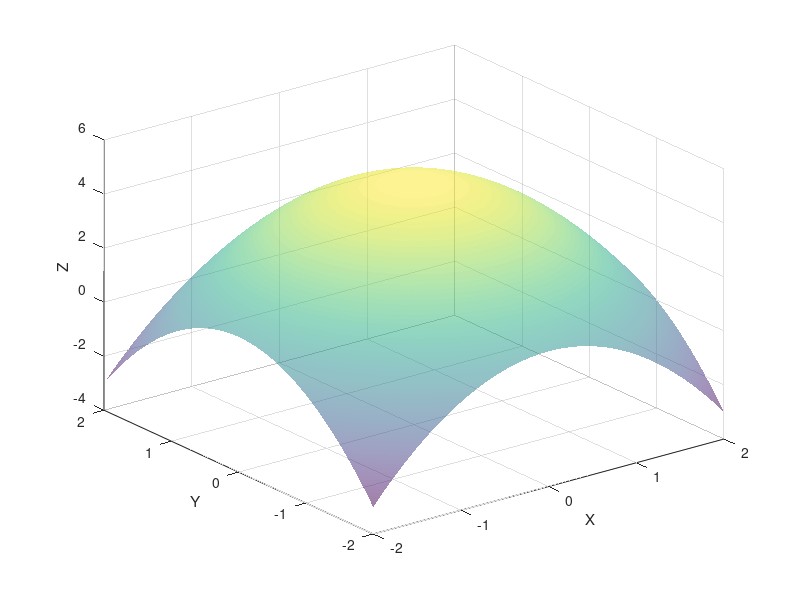

MATLAB code to generate this figure: (Note: this script raises an error after producing the figure.)
%clase 10/5/24
clearvars;
a = 0;
b = 2;
c = 0;
d = 2;
f = @(x,y) 5-(x.^2 + y.^2);

xx = (-2:0.01:2)';
yy = (-2:0.01:2)';
[X,Y] = meshgrid(xx,yy);
Z = f(X,Y);
figure(1);
surf(X,Y,Z, 'FaceAlpha',0.5, 'EdgeColor','none');
xlabel("X");
ylabel("Y");
zlabel("Z");
tol = 0.01;
[Iadapt,n,m] = int_doble_simpson_adapt(f,a,b,c,d,tol);
I = int_doble_simpson(f,a,b,c,d,n,m);
f=@(x,y)-(x*y^3)/3-(x^3*y)/3+5*x*y;
Iexacta = f(b,d)-f(a,c);


